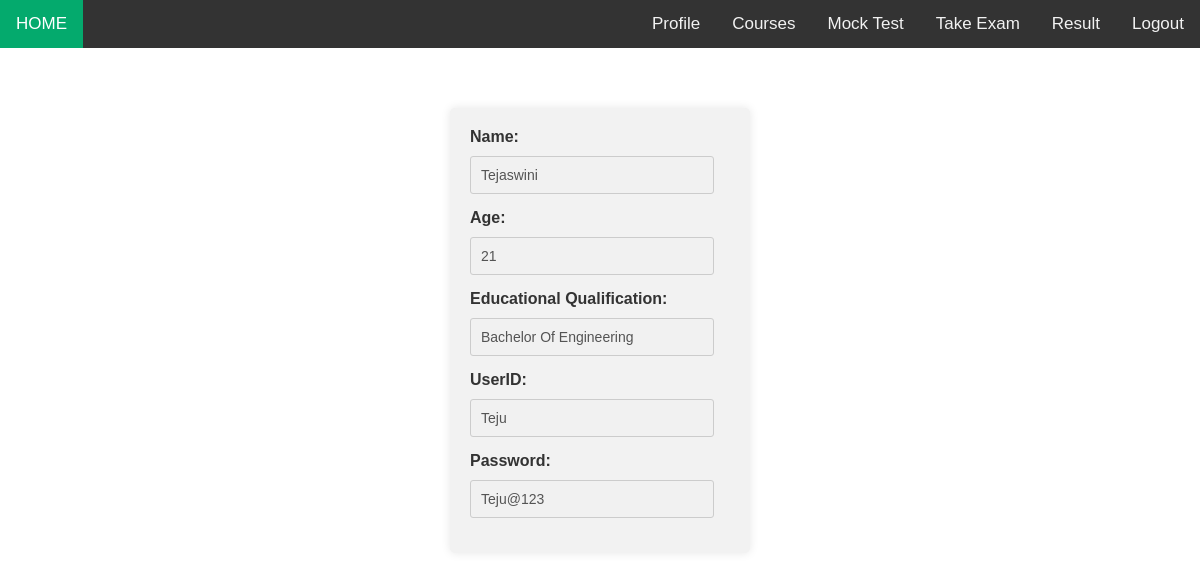
The page /profile.php (signed in) on the database its author committed.
### tables this page shows
CREATE TABLE `students` (
  `id` int(11) NOT NULL,
  `name` varchar(100) NOT NULL,
  `age` int(11) NOT NULL,
  `educational_qualification` varchar(100) NOT NULL,
  `userid` varchar(50) NOT NULL,
  `password` varchar(255) NOT NULL
);

### profile.php (the view, shortened to what this page needs)
<?php
require_once 'config.php';
$student_id = $_SESSION['id'];
$sql = "SELECT * FROM students WHERE id = ?";
if ($stmt = $conn->prepare($sql)) {
    $stmt->bind_param("i", $student_id);
    $stmt->execute();
    $result = $stmt->get_result();
    $student = $result->fetch_assoc();
}
?>
<!DOCTYPE html>
<html lang="en">
<head>
</head>
<body>
<div class="topnav">
  <a class="active" href="student_home.php">HOME</a>
  <div class="topnav-right">
  <a href="profile.php">Profile</a>
    <a href="student_courses.php">Courses</a>
    <a href="take_mock_test.php">Mock Test</a>
    <a href="student_exams.php">Take Exam</a>
    <a href="student_results.php">Result</a>
    <a href="student_logout.php">Logout</a>
  </div>
</div>
<form>
    <label for="name">Name:</label>
    <input type="text" id="name" value="<?php echo htmlspecialchars($student['name'] ?? ''); ?>" disabled>
    <label for="age">Age:</label>
    <input type="number" id="age" value="<?php echo htmlspecialchars($student['age'] ?? ''); ?>" disabled>
    <label for="educational_qualification">Educational Qualification:</label>
    <input type="text" id="educational_qualification" value="<?php echo htmlspecialchars($student['educational_qualification'] ?? ''); ?>" disabled>
    <label for="userid">UserID:</label>
    <input type="text" id="userid" value="<?php echo htmlspecialchars($student['userid'] ?? ''); ?>" disabled>
    <label for="password">Password:</label>
    <input type="text" id="password" value="<?php echo htmlspecialchars($student['password'] ?? ''); ?>" disabled>
</form>
</body>
</html>

### profile.php (style rules this page uses)
form { width: 300px; margin: 60px auto; background-color: #f2f2f2; padding: 20px; border-radius: 5px; box-shadow: 0 0 10px rgba(0, 0, 0, 0.1); }
label { display: block; margin-bottom: 10px; font-weight: bold; color: #333; }
input[type="text"], input[type="number"] { width: calc(100% - 16px); padding: 10px; margin-bottom: 15px; border: 1px solid #ccc; border-radius: 3px; font-size: 14px; transition: border-color 0.3s ease; }
body { margin: 0; font-family: Arial, Helvetica, sans-serif; }
.topnav { overflow: hidden; background-color: #333; }
.topnav a { float: left; color: #f2f2f2; text-align: center; padding: 14px 16px; text-decoration: none; font-size: 17px; }
.topnav a.active { background-color: #04AA6D; color: white; }
.topnav-right { float: right; }
* { box-sizing: border-box }
body { font-family: Verdana, sans-serif; margin:0 }

### rows shown on the page
students: name "Tejaswini", age "21", educational_qualification "Bachelor Of Engineering", userid "Teju", password "Teju@123"
